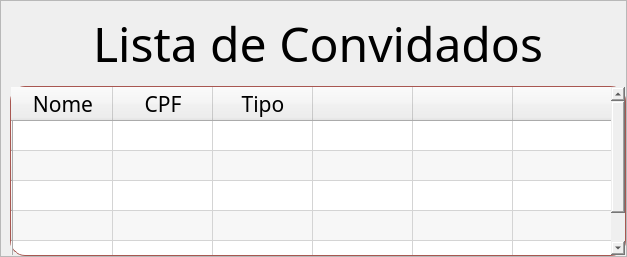
             <widget class="QFrame" name="frame_17">
              <property name="frameShape">
               <enum>QFrame::StyledPanel</enum>
              </property>
              <property name="frameShadow">
               <enum>QFrame::Raised</enum>
              </property>
              <layout class="QHBoxLayout" name="horizontalLayout_6">
               <property name="spacing">
                <number>0</number>
               </property>
               <property name="leftMargin">
                <number>9</number>
               </property>
               <property name="topMargin">
                <number>0</number>
               </property>
               <property name="rightMargin">
                <number>0</number>
               </property>
               <property name="bottomMargin">
                <number>0</number>
               </property>
               <item>
                <widget class="QFrame" name="frame_18">
                 <property name="styleSheet">
                  <string notr="true">border:0px;</string>
                 </property>
                 <property name="frameShape">
                  <enum>QFrame::StyledPanel</enum>
                 </property>
                 <property name="frameShadow">
                  <enum>QFrame::Raised</enum>
                 </property>
                 <layout class="QVBoxLayout" name="verticalLayout">
                  <property name="spacing">
                   <number>0</number>
                  </property>
                  <property name="leftMargin">
                   <number>0</number>
                  </property>
                  <property name="topMargin">
                   <number>0</number>
                  </property>
                  <property name="rightMargin">
                   <number>0</number>
                  </property>
                  <property name="bottomMargin">
                   <number>0</number>
                  </property>
                  <item>
                   <widget class="QFrame" name="frame_19">
                    <property name="frameShape">
                     <enum>QFrame::StyledPanel</enum>
                    </property>
                    <property name="frameShadow">
                     <enum>QFrame::Raised</enum>
                    </property>
                    <layout class="QVBoxLayout" name="verticalLayout_11">
                     <item>
                      <widget class="QFrame" name="frame_20">
                       <property name="frameShape">
                        <enum>QFrame::StyledPanel</enum>
                       </property>
                       <property name="frameShadow">
                        <enum>QFrame::Raised</enum>
                       </property>
                       <layout class="QHBoxLayout" name="horizontalLayout_8">
                        <property name="spacing">
                         <number>0</number>
                        </property>
                        <property name="leftMargin">
                         <number>0</number>
                        </property>
                        <property name="topMargin">
                         <number>0</number>
                        </property>
                        <property name="rightMargin">
                         <number>0</number>
                        </property>
                        <property name="bottomMargin">
                         <number>0</number>
                        </property>
                        <item>
                         <spacer name="horizontalSpacer_5">
                          <property name="orientation">
                           <enum>Qt::Horizontal</enum>
                          </property>
                          <property name="sizeHint" stdset="0">
                           <size>
                            <width>40</width>
                            <height>20</height>
                           </size>
                          </property>
                         </spacer>
                        </item>
                        <item>
                         <widget class="QLabel" name="label_Lista_de_Convidados_popup_oficinas_as">
                          <property name="font">
                           <font>
                            <family>Abel</family>
                            <pointsize>36</pointsize>
                           </font>
                          </property>
                          <property name="text">
                           <string>Lista de Convidados</string>
                          </property>
                         </widget>
                        </item>
                        <item>
                         <spacer name="horizontalSpacer_6">
                          <property name="orientation">
                           <enum>Qt::Horizontal</enum>
                          </property>
                          <property name="sizeHint" stdset="0">
                           <size>
                            <width>40</width>
                            <height>20</height>
                           </size>
                          </property>
                         </spacer>
                        </item>
                       </layout>
                      </widget>
                     </item>
                    </layout>
                   </widget>
                  </item>
                  <item>
                   <widget class="QTableWidget" name="tabela_lista_de_cadastro_Oficinas_as">
                    <property name="font">
                     <font>
                      <family>Abel</family>
                      <pointsize>16</pointsize>
                     </font>
                    </property>
                    <property name="styleSheet">
                     <string notr="true">QTableWidget{background-color: #fff; border-radius: 15px; padding-left: 0.5em; padding-right: 0.5em; border: 1px solid #A85751;scrollbar-width: thin;
  scrollbar-color: #F9EDEC;}
QTableWidgetfocus{outline:0; border: 2px solid #A85751}
</string>
                    </property>
                    <property name="frameShadow">
                     <enum>QFrame::Sunken</enum>
                    </property>
                    <property name="lineWidth">
                     <number>1</number>
                    </property>
                    <property name="verticalScrollBarPolicy">
                     <enum>Qt::ScrollBarAsNeeded</enum>
                    </property>
                    <property name="horizontalScrollBarPolicy">
                     <enum>Qt::ScrollBarAlwaysOff</enum>
                    </property>
                    <property name="sizeAdjustPolicy">
                     <enum>QAbstractScrollArea::AdjustToContentsOnFirstShow</enum>
                    </property>
                    <property name="alternatingRowColors">
                     <bool>true</bool>
                    </property>
                    <property name="showGrid">
                     <bool>true</bool>
                    </property>
                    <property name="gridStyle">
                     <enum>Qt::SolidLine</enum>
                    </property>
                    <property name="sortingEnabled">
                     <bool>false</bool>
                    </property>
                    <property name="wordWrap">
                     <bool>false</bool>
                    </property>
                    <property name="cornerButtonEnabled">
                     <bool>false</bool>
                    </property>
                    <attribute name="verticalHeaderHighlightSections">
                     <bool>true</bool>
                    </attribute>
                    <attribute name="verticalHeaderShowSortIndicator" stdset="0">
                     <bool>true</bool>
                    </attribute>
                    <attribute name="verticalHeaderStretchLastSection">
                     <bool>true</bool>
                    </attribute>
                    <row>
                     <property name="text">
                      <string/>
                     </property>
                    </row>
                    <row>
                     <property name="text">
                      <string/>
                     </property>
                    </row>
                    <row>
                     <property name="text">
                      <string/>
                     </property>
                    </row>
                    <row>
                     <property name="text">
                      <string/>
                     </property>
                    </row>
                    <row>
                     <property name="text">
                      <string/>
                     </property>
                    </row>
                    <column>
                     <property name="text">
                      <string>Nome</string>
                     </property>
                     <property name="font">
                      <font>
                       <family>Abel</family>
                       <pointsize>16</pointsize>
                      </font>
                     </property>
                     <property name="background">
                      <color>
                       <red>255</red>
                       <green>198</green>
                       <blue>201</blue>
                      </color>
                     </property>
                    </column>
                    <column>
                     <property name="text">
                      <string>CPF</string>
                     </property>
                     <property name="font">
                      <font>
                       <family>Abel</family>
                       <pointsize>16</pointsize>
                      </font>
                     </property>
                     <property name="background">
                      <color>
                       <red>255</red>
                       <green>198</green>
                       <blue>201</blue>
                      </color>
                     </property>
                    </column>
                    <column>
                     <property name="text">
                      <string>Tipo</string>
                     </property>
                     <property name="font">
                      <font>
                       <family>Abel</family>
                       <pointsize>16</pointsize>
                      </font>
                     </property>
                     <property name="background">
                      <color>
                       <red>255</red>
                       <green>198</green>
                       <blue>201</blue>
                      </color>
                     </property>
                    </column>
                    <column>
                     <property name="text">
                      <string/>
                     </property>
                    </column>
                    <column>
                     <property name="text">
                      <string/>
                     </property>
                    </column>
                    <column>
                     <property name="text">
                      <string/>
                     </property>
                    </column>
                    <item row="0" column="0">
                     <property name="text">
                      <string/>
                     </property>
                    </item>
                   </widget>
                  </item>
                 </layout>
                </widget>
               </item>
              </layout>
             </widget>
